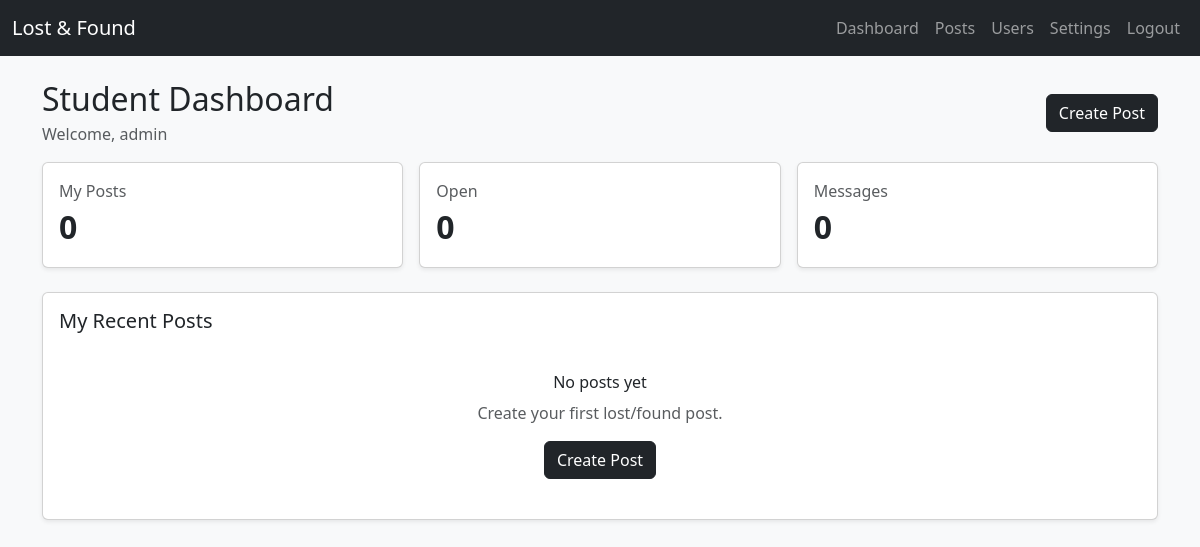
Page /student/dashboard (signed in) on the earlier database version.
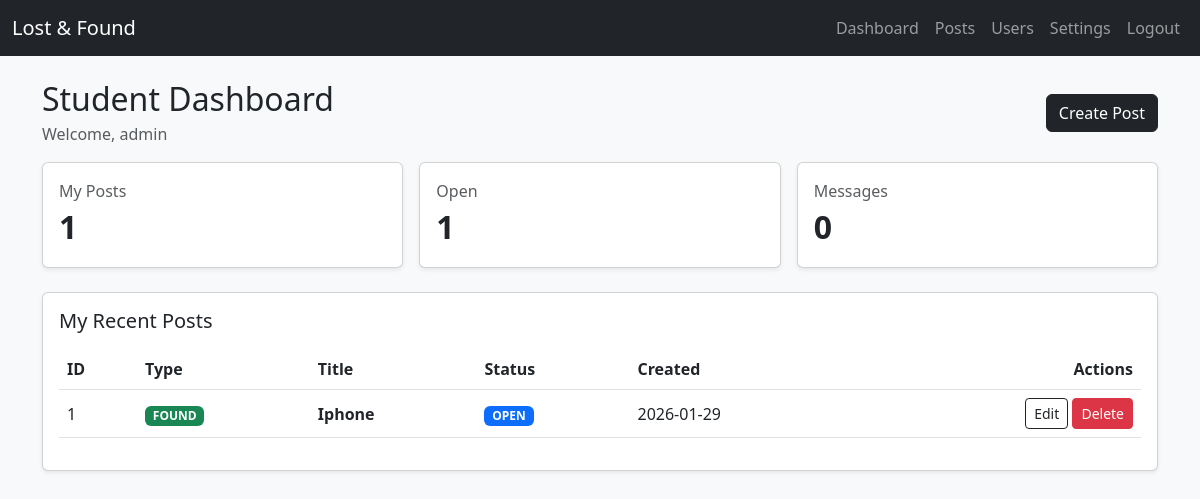
Same page on the later database version.
### db.py (models this page shows)
class ItemPost(db.Model):
    __tablename__ = "item_posts"
    id = db.Column(db.Integer, primary_key=True)
    post_type = db.Column(db.String(10), nullable=False)  # "lost" / "found"
    title = db.Column(db.String(200), nullable=False)
    description = db.Column(db.Text, nullable=False)
    location = db.Column(db.String(200))
    status = db.Column(db.String(20), default="open")  # open/claimed/closed
    created_by = db.Column(db.Integer, db.ForeignKey("users.id"), nullable=False)
    created_at = db.Column(db.DateTime, default=datetime.utcnow)
    creator = db.relationship("User", backref="posts")

### app.py (the view)
@app.route("/student/dashboard")
@login_required
def student_dashboard():
    user_id = session["user_id"]
    my_posts = (
        ItemPost.query.filter_by(created_by=user_id)
        .order_by(ItemPost.created_at.desc())
        .all()
    )
    my_open = ItemPost.query.filter_by(created_by=user_id, status="open").count()
    my_total = ItemPost.query.filter_by(created_by=user_id).count()
    return render_template(
        "student/dashboard.html",
        my_posts=my_posts,
        my_open=my_open,
        my_total=my_total,
    )

### app.py (called while the page is built)
def login_required(f):
    from functools import wraps
    @wraps(f)
    def wrapper(*args, **kwargs):
        if "user_id" not in session:
            return redirect(url_for("login"))
        return f(*args, **kwargs)
    return wrapper

### templates/student/dashboard.html (shortened to what this page needs)
{% extends 'base.html' %}
{% block content %}
<div class="d-flex justify-content-between align-items-center mb-3">
  <div>
    <h2 class="mb-1">Student Dashboard</h2>
    <div class="text-muted">Welcome, {{ session.get('username') }}</div>
  </div>
  <a class="btn btn-dark" href="{{ url_for('student_new_post') }}">Create Post</a>
</div>
<div class="row g-3 mb-4">
  <div class="col-md-4">
    <div class="card shadow-sm">
      <div class="card-body">
        <div class="text-muted">My Posts</div>
        <div class="fs-2 fw-bold">{{ my_total }}</div>
      </div>
    </div>
  </div>
  <div class="col-md-4">
    <div class="card shadow-sm">
      <div class="card-body">
        <div class="text-muted">Open</div>
        <div class="fs-2 fw-bold">{{ my_open }}</div>
      </div>
    </div>
  </div>
  <div class="col-md-4">
    <div class="card shadow-sm">
      <div class="card-body">
        <div class="text-muted">Messages</div>
        <div class="fs-2 fw-bold">0</div>
      </div>
    </div>
  </div>
</div>
<div class="card shadow-sm">
  <div class="card-body">
    <h5 class="mb-3">My Recent Posts</h5>
    {% if my_posts and my_posts|length > 0 %}
      <div class="table-responsive">
        <table class="table table-hover align-middle">
          <thead>
            <tr>
              <th>ID</th>
              <th>Type</th>
              <th>Title</th>
              <th>Status</th>
              <th>Created</th>
              <th class="text-end">Actions</th>
            </tr>
          </thead>
          <tbody>
            {% for post in my_posts %}
              <tr>
                <td>{{ post.id }}</td>
                <td>
                  {% if post.post_type == "lost" %}
                    <span class="badge text-bg-warning">LOST</span>
                  {% else %}
                    <span class="badge text-bg-success">FOUND</span>
                  {% endif %}
                </td>
                <td class="fw-semibold">{{ post.title }}</td>
                <td>
                  {% if post.status == "open" %}
                    <span class="badge text-bg-primary">OPEN</span>
                  {% elif post.status == "claimed" %}
                    <span class="badge text-bg-info">CLAIMED</span>
                  {% else %}
                    <span class="badge text-bg-secondary">CLOSED</span>
                  {% endif %}
                </td>
                <td>{{ post.created_at.strftime("%Y-%m-%d") }}</td>
                <td class="text-end">
                  <a class="btn btn-sm btn-outline-dark"
                     href="{{ url_for('student_edit_post', post_id=post.id) }}">
                    Edit
                  </a>
                  <form method="post"
                        action="{{ url_for('student_delete_post', post_id=post.id) }}"
                        class="d-inline">
                    <button class="btn btn-sm btn-danger"
                            type="submit"
                            onclick="return confirm('Delete this post?');">
                      Delete
                    </button>
                  </form>
                </td>
              </tr>
            {% endfor %}
          </tbody>
        </table>
      </div>
    {% else %}
      <div class="text-center py-4">
        <h6 class="mb-2">No posts yet</h6>
        <p class="text-muted mb-3">Create your first lost/found post.</p>
        <a class="btn btn-dark" href="{{ url_for('student_new_post') }}">Create Post</a>
      </div>
    {% endif %}
  </div>
</div>
{% endblock %}

Differences in the rows shown:
added ItemPost: id "1", post_type "FOUND", title "Iphone", status "OPEN", created_at "2026-01-29"
Other differences:
{{ my_total }}: "0" → "1"
{{ my_open }}: "0" → "1"
text no longer shown: "No posts yet Create your first lost/found post. Create Post"
text now shown: "ID Type Title Status Created Actions"
